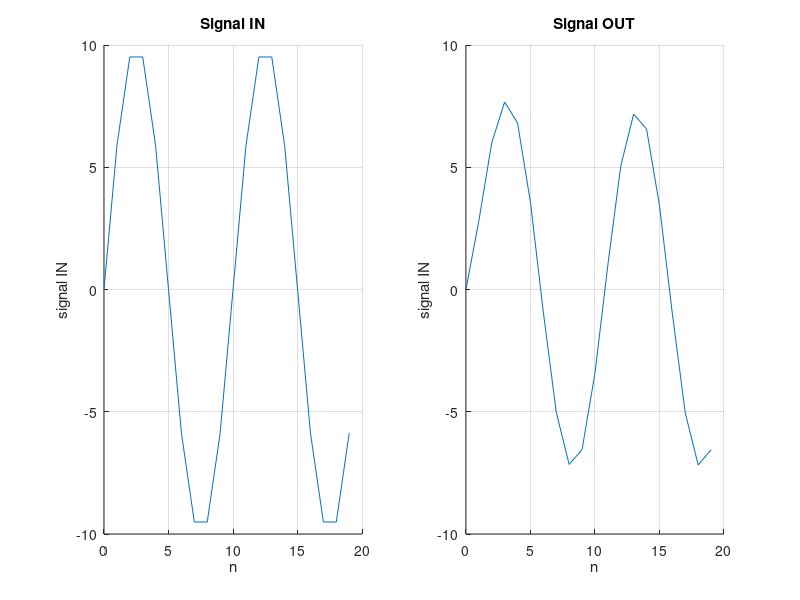

The MATLAB script that drew this image:
close all
clear all
T = 0.1;
F_c = 2.1;
N = 1000;
n= 0:N;
F_isp = 1;
signal_in = 10*sin(2*pi()*F_isp.*n*T);
dim = size(signal_in);
signal_out = [signal_in(1)];

for (i=2:dim(2))
    signal_out(i) = signal_out(i-1)+(signal_in(i)-signal_out(i-1))/F_c;
end

TagsCoordinates_figure = figure ('Name', 'Characteristics', 'NumberTitle','off');
L = 20;

subplot (1,2,1); 
hold on
title('Signal IN');
xlabel('n');
ylabel('signal IN');
grid on;
axis auto;  
plot(n(1:L),signal_in(1:L));

subplot (1,2,2); 
hold on
title('Signal OUT');
xlabel('n');
ylabel('signal IN');
grid on;
axis auto;  
plot(n(1:L),signal_out(1:L));
